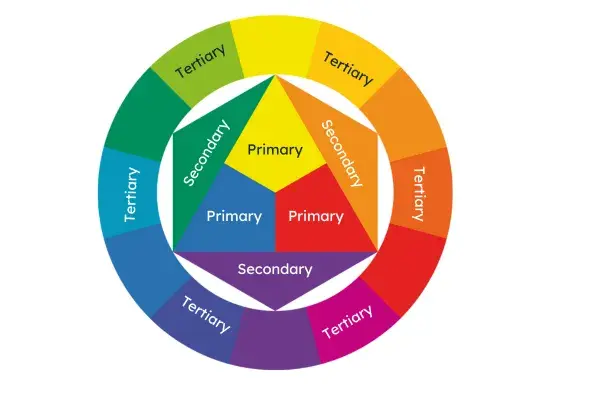
#> input picture week3/color_wheel.webp, 598 x 398 px, found by its file name
$ python day3.py
#> lines starting #> are read from the running program, lines starting #| are printed output that depends on the picture
# Week 2 - Day 3
# Learned: images have 3 channels — split with [:,:,0] [:,:,1] [:,:,2] or cv.split()
# Each channel shows how much of that color exists at each pixel
# Red channel bright = high red content, dark = no red
# subplots(2,3) gives 2D axes grid — index with axes[row,col]
# Loop with axes.flatten() to iterate individual subplots
# Always cmap='gray' for single channel display

import cv2 as cv
import numpy as np
import matplotlib.pyplot as plt

image = cv.imread('color_wheel.webp')
#> image is the input picture: shape (398, 598, 3); mean B, G, R 189.5, 203.9, 213.1

#blue, green, red = cv.split(image)

blue_img = image[:, :, 0]
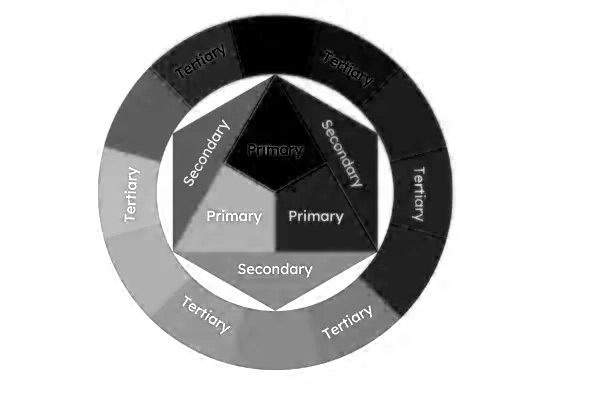
#> blue_img: shape (398, 598); min 0, max 255, mean 189.5
green_img = image[:, :, 1]
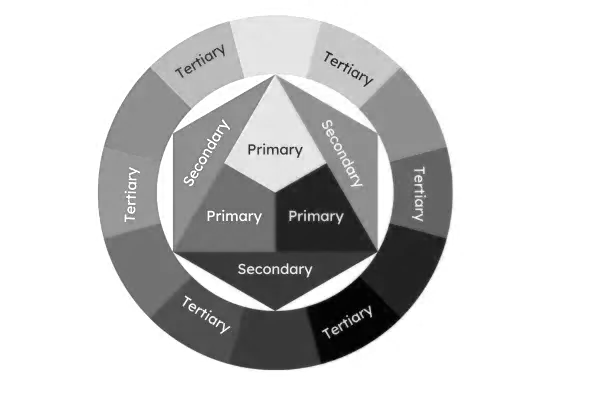
#> green_img: shape (398, 598); min 0, max 255, mean 203.9
red_img = image[:, :, 2]
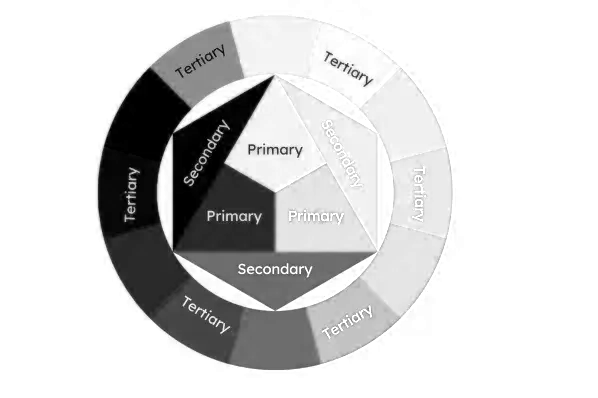
#> red_img: shape (398, 598); min 0, max 255, mean 213.1

fig, axes = plt.subplots(2, 3, figsize=(12,4))
axes[0,0].imshow(cv.cvtColor(image, cv.COLOR_BGR2RGB))
axes[0,0].set_title("Original RGB")
axes[0,1].imshow(red_img, cmap='gray')
axes[0,1].set_title("Red")
axes[0,2].imshow(green_img, cmap='gray')
axes[0,2].set_title("Green")
axes[1,0].imshow(blue_img, cmap='gray')
axes[1,0].set_title("Blue")
axes[1,1].imshow(cv.cvtColor(image, cv.COLOR_BGR2GRAY), cmap='gray')
axes[1,1].set_title("Original Gray")

for ax in axes.flatten():
    ax.axis('off')
plt.tight_layout()
plt.show()
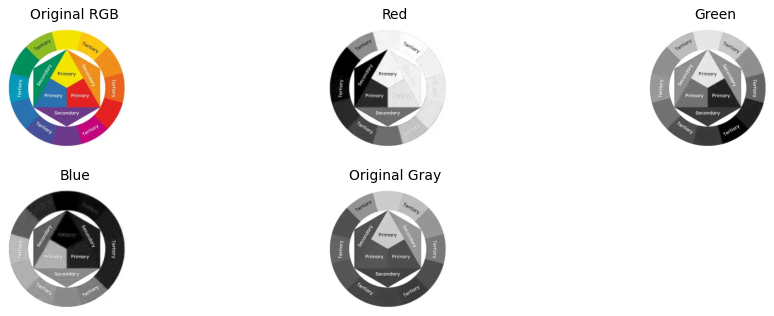
#> figure drawn by matplotlib, 5 panels
